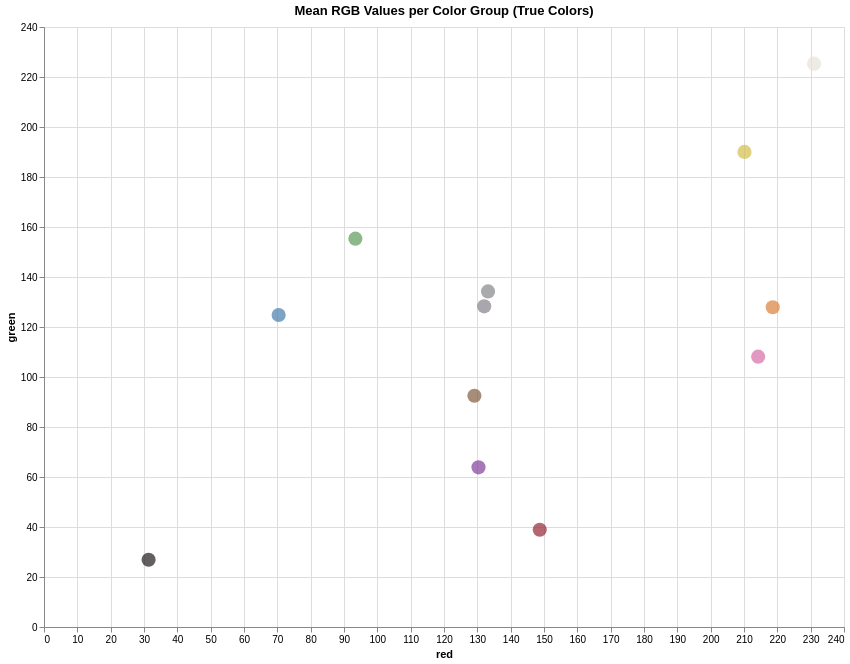

Notebook cell for this chart:
### Markdown cell above
### Task 2: Data Preparation and Transformation for Colour Analysis

The purpose of this task was to **load, clean, and prepare** the raw colour naming dataset for analysis and presentation.
The dataset, collected from *colornaming.net* and published by Mylonas et al. (2017), contained both metadata and colour information that needed to be processed before further use.

#### Steps performed

1. **Load the raw dataset**: The CSV file was loaded including metadata and licensing information, and the first rows were inspected to understand its structure.
2. **Identify the header row**: The row containing the actual dataset column names (`target_id`, `name`, `country_resident`, `red`, `green`, `blue`) was located to skip metadata.
3. **Reload the dataset**: The CSV was reloaded skipping metadata rows, focusing only on the relevant data.
4. **Clean text columns**: All text columns were cleaned by converting to lowercase, removing special characters, and trimming extra spaces.
5. **Convert numeric columns**: The `red`, `green`, and `blue` columns were converted to numeric types to allow further analysis.
6. **Remove invalid or missing values**: Rows with missing or invalid RGB values were removed to ensure data integrity.
7. **Remove rare colour names**: Colour names appearing fewer than five times were filtered out to focus on common terms.
8. **Reset the index**: The dataset index was reset for an organized and clean structure.
9. **Save cleaned dataset**: The processed dataset was saved as `cleaned_CN_EN_10K_Mylonas2017.csv` for further use.
10. **Map to broader colour groups**: Detailed colour names were grouped into broader categories (e.g., red, blue, green) for easier analysis.
11. **Compute mean RGB values per group**: The mean RGB values for each colour group were calculated.
12. **Convert mean RGB to hex**: Mean RGB values were converted to hex codes for accurate visual representation.
13. **Create Altair visualization**: An interactive Altair scatter plot was created showing mean RGB values per colour group, with colors reflecting the true mean RGB and tooltips displaying group names and values.

This structured workflow ensured the dataset was **clean, consistent, and visually interpretable**, ready for analysis, visualization, or further applications.

### Code cell
import pandas as pd
import re
import altair as alt

# --- Step 1: Load raw CSV (including metadata) ---
df_raw = pd.read_csv('CN_EN_10K_Mylonas2017.csv', header=None)

# --- Print initial raw data preview ---
print("📄 Initial raw data preview (first 10 rows):")
print(df_raw.head(10))
print("\n" + "-"*60 + "\n")

# --- Step 2: Identify the correct header row ---
header_row = df_raw[df_raw[0] == 'target_id'].index[0]

# --- Step 3: Reload dataset skipping metadata rows ---
df = pd.read_csv('CN_EN_10K_Mylonas2017.csv', skiprows=header_row)

# --- Step 4: Clean text columns ---
def clean_text(x):
    if isinstance(x, str):
        x = x.lower().strip()
        x = re.sub(r'[^a-z0-9\s]', '', x)
        x = re.sub(r'\s+', ' ', x)
    return x

df['name'] = df['name'].map(clean_text)

# --- Step 5: Convert RGB columns to numeric ---
for col in ['red', 'green', 'blue']:
    df[col] = pd.to_numeric(df[col], errors='coerce')

# --- Step 6: Remove invalid/missing RGB values ---
df = df.dropna(subset=['red', 'green', 'blue'])

# --- Step 7: Remove rare color names (<5 occurrences) ---
df = df[df['name'].map(df['name'].value_counts()) >= 5]

# --- Step 8: Reset index ---
df = df.reset_index(drop=True)

# --- Print cleaned data preview ---
print("🧹 Cleaned data preview (first 10 rows):")
print(df.head(10))
print("\n✅ Data cleaning complete!")
print(f"Rows remaining: {len(df)}\n")
print("-"*60 + "\n")

# --- Step 9: Save cleaned dataset ---
df.to_csv('cleaned_CN_EN_10K_Mylonas2017.csv', index=False)

# --- Step 10: Define broader color groups ---
color_groups = {
    'red': ['red', 'crimson', 'maroon', 'scarlet'],
    'orange': ['orange', 'amber', 'tangerine'],
    'yellow': ['yellow', 'gold', 'lemon'],
    'green': ['green', 'lime', 'olive', 'mint'],
    'blue': ['blue', 'navy', 'sky', 'azure', 'cyan'],
    'purple': ['purple', 'violet', 'lavender', 'magenta'],
    'pink': ['pink', 'rose', 'fuchsia'],
    'brown': ['brown', 'tan', 'beige', 'chocolate'],
    'grey': ['grey', 'gray', 'silver', 'charcoal'],
    'black': ['black'],
    'white': ['white', 'cream', 'ivory']
}

def map_to_group(name):
    for group, keywords in color_groups.items():
        for kw in keywords:
            if kw in name:
                return group
    return 'other'

df['color_group'] = df['name'].map(map_to_group)

# --- Step 11: Compute mean RGB per color group ---
grouped = df.groupby('color_group')[['red', 'green', 'blue']].mean().reset_index()

# --- Step 12: Convert mean RGB to hex for visualization ---
def rgb_to_hex(r, g, b):
    return '#{:02X}{:02X}{:02X}'.format(int(r), int(g), int(b))

grouped['hex_color'] = grouped.apply(lambda row: rgb_to_hex(row['red'], row['green'], row['blue']), axis=1)

# --- Step 13: Create Altair scatter plot with true colors ---
chart = alt.Chart(grouped).mark_circle(size=200).encode(
    x='red',
    y='green',
    color=alt.Color('hex_color:N', scale=None),
    tooltip=['color_group', 'red', 'green', 'blue']
).properties(
    width=800,
    height=600,
    title='Mean RGB Values per Color Group (True Colors)'
)

chart.show()

### Figure 1 — Vega-Lite specification as saved in the notebook (floating-point values rounded to 4 significant figures)
{"config": {"view": {"continuousWidth": 300, "continuousHeight": 300}}, "data": {"name": "data-092db9d111a6814192805e531eb2c53a"}, "mark": {"type": "circle", "size": 200}, "encoding": {"color": {"field": "hex_color", "scale": null, "type": "nominal"}, "tooltip": [{"field": "color_group", "type": "nominal"}, {"field": "red", "type": "quantitative"}, {"field": "green", "type": "quantitative"}, {"field": "blue", "type": "quantitative"}], "x": {"field": "red", "type": "quantitative"}, "y": {"field": "green", "type": "quantitative"}}, "height": 600, "title": "Mean RGB Values per Color Group (True Colors)", "width": 800, "$schema": "https://vega.github.io/schema/vega-lite/v5.20.1.json", "datasets": {"data-092db9d111a6814192805e531eb2c53a": [{"color_group": "black", "red": 31.38, "green": 26.89, "blue": 30.47, "hex_color": "#1F1A1E"}, {"color_group": "blue", "red": 70.4, "green": 124.8, "blue": 172.7, "hex_color": "#467CAC"}, {"color_group": "brown", "red": 129.1, "green": 92.52, "blue": 62.23, "hex_color": "#815C3E"}, {"color_group": "green", "red": 93.41, "green": 155.3, "blue": 89.16, "hex_color": "#5D9B59"}, {"color_group": "grey", "red": 133.2, "green": 134.2, "blue": 137.9, "hex_color": "#858689"}, {"color_group": "orange", "red": 218.6, "green": 127.9, "blue": 58.96, "hex_color": "#DA7F3A"}, {"color_group": "other", "red": 132.1, "green": 128.3, "blue": 138.9, "hex_color": "#84808A"}, {"color_group": "pink", "red": 214.2, "green": 108.1, "blue": 165.2, "hex_color": "#D66CA5"}, {"color_group": "purple", "red": 130.4, "green": 63.88, "blue": 153.5, "hex_color": "#823F99"}, {"color_group": "red", "red": 148.7, "green": 38.88, "blue": 52.81, "hex_color": "#942634"}, {"color_group": "white", "red": 231.0, "green": 225.3, "blue": 218.6, "hex_color": "#E7E1DA"}, {"color_group": "yellow", "red": 210.2, "green": 190.0, "blue": 73.14, "hex_color": "#D2BE49"}]}}
